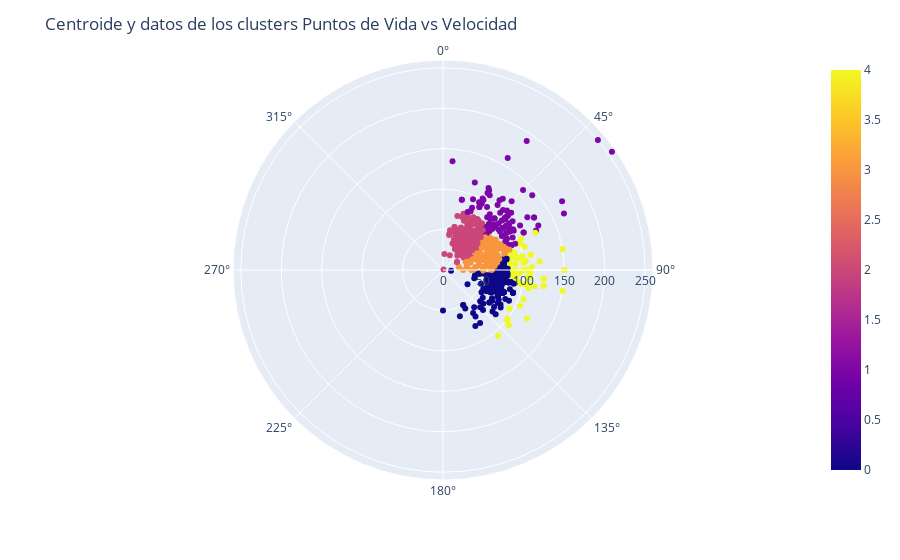

Notebook code for this chart:
### Code cell
# Entrenar el modelo KMedians con 5 clusters
medians, labels = kmedians(X_kmedians, 5)

# Agregar las etiquetas de los clusters al dataframe
df['Cluster-KMedians'] = labels

# Calcular los centroides
centroids = medians

# Agrupar los centroides en un DataFrame
centroids_df = pd.DataFrame(centroids, columns=['HP', 'Speed'])

# Grafico radar con x hp y y velocidad, con el centroide en el centro y datos de los clusters con diferentes colores
fig = px.scatter_polar(centroids_df, r='HP', theta='Speed')
fig.add_trace(px.scatter_polar(df, r='HP', theta='Speed', color='Cluster-KMedians').data[0])
fig.update_layout(title="Centroide y datos de los clusters Puntos de Vida vs Velocidad")
# Mostrar ejes radiales
fig.update_polars(radialaxis=dict(visible=True))
fig.show()

### Figure 1 — Plotly figure (JSON) as saved in the notebook; plotly's stock layout.template omitted (floating-point values rounded to 4 significant figures; data arrays with more than 128 entries replaced by an {"elided": "..."} marker saying what was removed)
{"data": [{"hovertemplate": "HP=%{r}<br>Speed=%{theta}<extra></extra>", "legendgroup": "", "marker": {"color": "#636efa", "symbol": "circle"}, "mode": "markers", "name": "", "r": [73, 95, 50, 60, 100], "showlegend": false, "subplot": "polar", "theta": [103, 50, 40, 70, 90], "type": "scatterpolar"}, {"hovertemplate": "HP=%{r}<br>Speed=%{theta}<br>Cluster-KMedians=%{marker.color}<extra></extra>", "legendgroup": "", "marker": {"color": {"elided": "800 int values"}, "coloraxis": "coloraxis", "symbol": "circle"}, "mode": "markers", "name": "", "r": {"elided": "800 int values"}, "showlegend": false, "subplot": "polar", "theta": {"elided": "800 int values"}, "type": "scatterpolar"}], "layout": {"legend": {"tracegroupgap": 0}, "margin": {"t": 60}, "polar": {"angularaxis": {"direction": "clockwise", "rotation": 90}, "domain": {"x": [0, 1], "y": [0, 1]}, "radialaxis": {"visible": true}}, "title": {"text": "Centroide y datos de los clusters Puntos de Vida vs Velocidad"}}}
